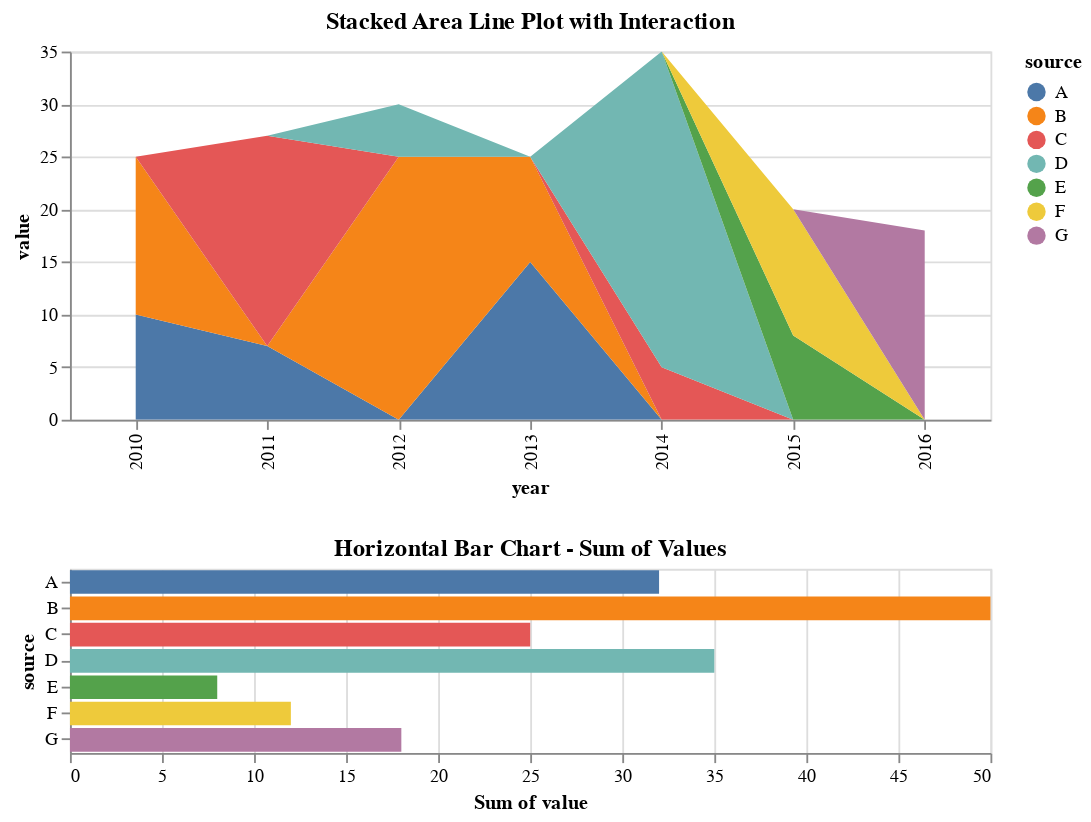

Source (notebook cell):
### Code cell
import pandas as pd
import altair as alt

# Sample DataFrame
df = pd.DataFrame({
    'source': ['A', 'B', 'A', 'C', 'B', 'D'],
    'target': ['B', 'C', 'D', 'A', 'D', 'A'],
    'value': [10, 15, 7, 20, 25, 5],
    'year': [2010, 2010, 2011, 2011, 2012, 2012]
})

# Add more data
new_data = {
    'source': ['A', 'B', 'C', 'D', 'E', 'F', 'G'],
    'target': ['B', 'C', 'D', 'A', 'A', 'B', 'C'],
    'value': [15, 10, 5, 30, 8, 12, 18],
    'year': [2013, 2013, 2014, 2014, 2015, 2015, 2016]
}
df = pd.concat([df, pd.DataFrame(new_data)], ignore_index=True)

# Group data by 'source' and 'year'
grouped_df = df.groupby(['source', 'year'], as_index=False)['value'].sum()

# Create Altair chart with interaction (highlight on hover)
highlight = alt.selection_interval()

# Stacked Area Line Plot
area_chart = alt.Chart(grouped_df).mark_area().encode(
    x='year:O',
    y='value:Q',
    color=alt.condition(highlight, 'source:N', alt.value('lightgray')),
    order=alt.Order('source', sort='ascending'),
    tooltip=['source:N', 'year:O', 'value:Q']
).properties(
    title='Stacked Area Line Plot with Interaction',
    width=500,
    height=200
).add_selection(highlight).interactive()

# Horizontal Bar Chart (sum of values)
bar_chart = alt.Chart(df).mark_bar().encode(
    y='source:N',
    x='sum(value):Q',
    color='source:N',
    tooltip=['source:N', 'sum(value):Q']
).transform_filter(highlight).properties(
    title='Horizontal Bar Chart - Sum of Values',
    width=500,
    height=100
)

# Combine both charts using alt.vconcat
combined_chart = alt.vconcat(area_chart, bar_chart)

# Display the combined chart
combined_chart

### Figure 1 — Vega-Lite specification as saved in the notebook (floating-point values rounded to 4 significant figures)
{"config": {"view": {"continuousWidth": 300, "continuousHeight": 300}}, "vconcat": [{"data": {"name": "data-6cd8ba298b8c22ab4649fe90b00817e3"}, "mark": {"type": "area"}, "encoding": {"color": {"condition": {"param": "param_34", "field": "source", "type": "nominal"}, "value": "lightgray"}, "order": {"field": "source", "sort": "ascending", "type": "nominal"}, "tooltip": [{"field": "source", "type": "nominal"}, {"field": "year", "type": "ordinal"}, {"field": "value", "type": "quantitative"}], "x": {"field": "year", "type": "ordinal"}, "y": {"field": "value", "type": "quantitative"}}, "height": 200, "name": "view_1", "title": "Stacked Area Line Plot with Interaction", "width": 500}, {"data": {"name": "data-c6c5277bd32b84d99bc06d428233a77a"}, "mark": {"type": "bar"}, "encoding": {"color": {"field": "source", "type": "nominal"}, "tooltip": [{"field": "source", "type": "nominal"}, {"aggregate": "sum", "field": "value", "type": "quantitative"}], "x": {"aggregate": "sum", "field": "value", "type": "quantitative"}, "y": {"field": "source", "type": "nominal"}}, "height": 100, "title": "Horizontal Bar Chart - Sum of Values", "transform": [{"filter": {"param": "param_34"}}], "width": 500}], "params": [{"name": "param_34", "select": {"type": "interval"}, "views": ["view_1"]}, {"name": "param_35", "select": {"type": "interval", "encodings": ["x", "y"]}, "bind": "scales", "views": ["view_1"]}], "$schema": "https://vega.github.io/schema/vega-lite/v5.16.3.json", "datasets": {"data-6cd8ba298b8c22ab4649fe90b00817e3": [{"source": "A", "year": 2010, "value": 10}, {"source": "A", "year": 2011, "value": 7}, {"source": "A", "year": 2013, "value": 15}, {"source": "B", "year": 2010, "value": 15}, {"source": "B", "year": 2012, "value": 25}, {"source": "B", "year": 2013, "value": 10}, {"source": "C", "year": 2011, "value": 20}, {"source": "C", "year": 2014, "value": 5}, {"source": "D", "year": 2012, "value": 5}, {"source": "D", "year": 2014, "value": 30}, {"source": "E", "year": 2015, "value": 8}, {"source": "F", "year": 2015, "value": 12}, {"source": "G", "year": 2016, "value": 18}], "data-c6c5277bd32b84d99bc06d428233a77a": [{"source": "A", "target": "B", "value": 10, "year": 2010}, {"source": "B", "target": "C", "value": 15, "year": 2010}, {"source": "A", "target": "D", "value": 7, "year": 2011}, {"source": "C", "target": "A", "value": 20, "year": 2011}, {"source": "B", "target": "D", "value": 25, "year": 2012}, {"source": "D", "target": "A", "value": 5, "year": 2012}, {"source": "A", "target": "B", "value": 15, "year": 2013}, {"source": "B", "target": "C", "value": 10, "year": 2013}, {"source": "C", "target": "D", "value": 5, "year": 2014}, {"source": "D", "target": "A", "value": 30, "year": 2014}, {"source": "E", "target": "A", "value": 8, "year": 2015}, {"source": "F", "target": "B", "value": 12, "year": 2015}, {"source": "G", "target": "C", "value": 18, "year": 2016}]}}
